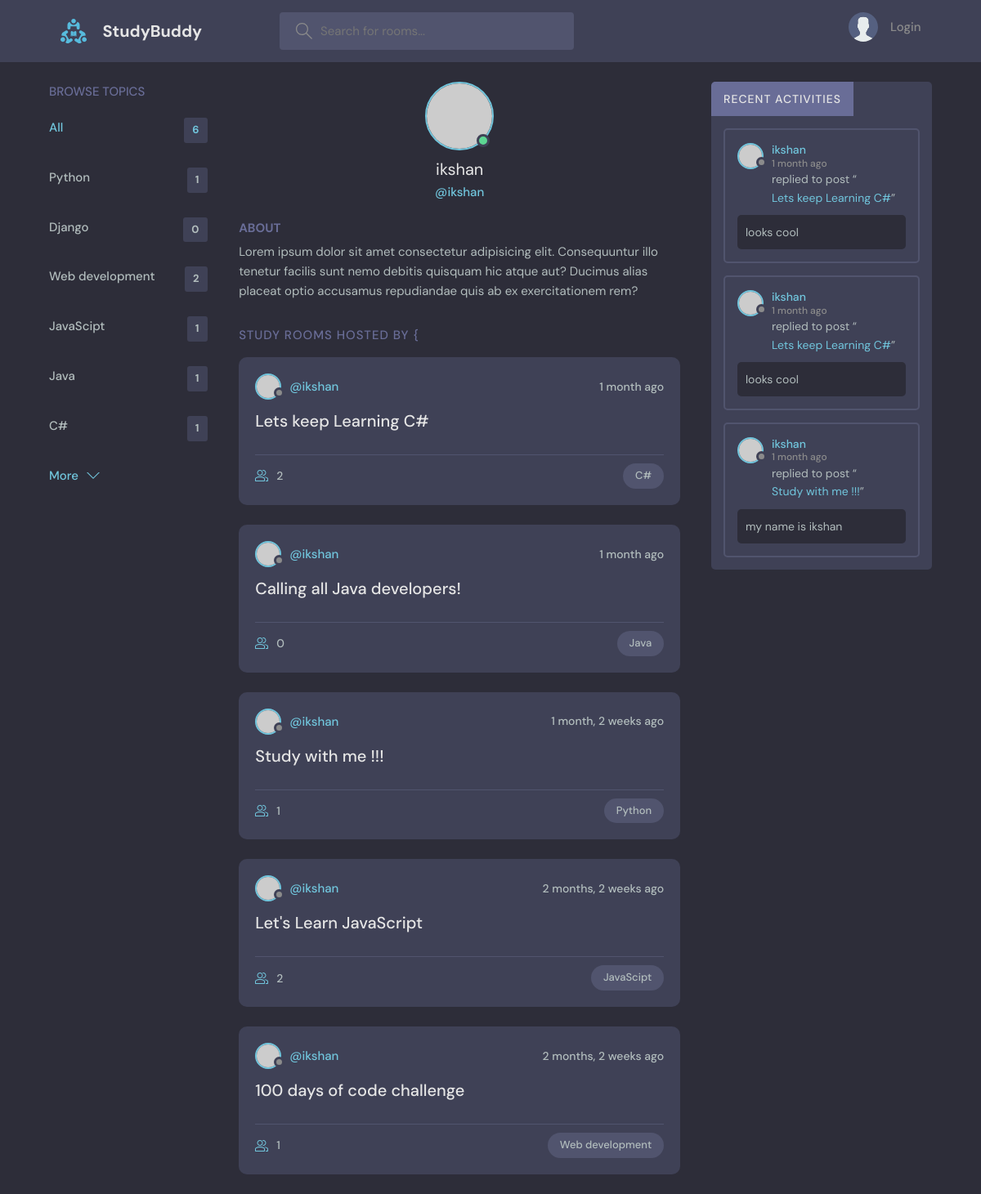
Page /profile/1/ on the committed database.
### base/models.py (models this page shows, shortened)
class Topic(models.Model):
    name = models.CharField(max_length=200)

class Room(models.Model):
    host = models.ForeignKey(User, on_delete=models.SET_NULL, null=TRUE)
    topic = models.ForeignKey(Topic, on_delete=models.SET_NULL, null=TRUE)# A room can have only one topic
    name=models.CharField(max_length=200)
    description=models.TextField(null=True, blank = True) #black =true means that if we make it a form then this feild can still be empty and not give any error
    participants =  models.ManyToManyField(User, related_name='participants', blank=True) #we are creating a many to many field
    updated= models.DateTimeField(auto_now=True) # auto now = true takes a snapshot everytime we save
    created = models.DateTimeField(auto_now_add=True)# auto now add= true takes only the snapshot at the first instance and after that even if we save again, it wont take another snapshot
    class Meta:
        ordering = ['-updated','-created'] #we do this to make sure that when we opst anything using the room_frm, the newst thingy comes at the top
    def __str__(self):
        return self.name

class Message(models.Model): #the chatbot messages model
    user = models.ForeignKey(User, on_delete=models.CASCADE)
    room =  models.ForeignKey(Room, on_delete=models.CASCADE) #this establishes a relationship between the parent model i.e the room and a child model which in this case is the message model, and ondelete we are cascading it i.e deleting all the messages if a room is deleted
    body = models.TextField()
    updated = models.DateTimeField(auto_now=True)
    created = models.DateTimeField(auto_now_add=True)
    class Meta:
        ordering = ['-updated','-created']
    def __str__(self):
        return self.body[0:50]

### base/views.py (the view)
# urls.py: path('profile/<str:pk>/',views.userProfile, name="user-profile"),
def userProfile(request, pk):
    user = User.objects.get(id = pk)
    rooms = user.room_set.all() #remember we can get all the children of a specific object by doing the model name and then underscore set and then whatever we want there so in this case we're getting all of them, in this case parent is the user and children are the rooms that are linked with the particular user
    room_messages = user.message_set.all()
    topics = Topic.objects.all()
    context = {'user':user, 'rooms':rooms, 'topics':topics,'room_messages':room_messages}
    return render(request,'base/profile.html',context)

### base/templates/base/profile.html (shortened to what this page needs)
{% extends 'main.html' %}
{% block content %}
  <main class="profile-page layout layout--3">
    <div class="container">
      {% include 'base/topics_component.html' %}
      <div class="roomList">
        <div class="profile">
          <div class="profile__avatar">
            <div class="avatar avatar--large active">
              <img src="https://randomuser.me/api/portraits/men/11.jpg" />
            </div>
          </div>
          <div class="profile__info">
            <h3>{{user.username}}</h3>
            <p>@{{user.username}}</p>
          </div>
          <div class="profile__about">
            <h3>About</h3>
            <p>
              Lorem ipsum dolor sit amet consectetur adipisicing elit. Consequuntur illo tenetur
              facilis sunt nemo debitis quisquam hic atque aut? Ducimus alias placeat optio
              accusamus repudiandae quis ab ex exercitationem rem?
            </p>
          </div>
        </div>
        <div class="roomList__header">
          <div>
            <h2>Study Rooms Hosted by {</a>
            </h2>
          </div>
        </div>
      {% include 'base/feed_component.html' %}
      </div>
      {% include 'base/activity_component.html' %}
    </div>
  </main>
{% endblock content %}

### base/templates/base/topics_component.html
<div class="topics">
  <div class="topics__header">
    <h2>Browse Topics</h2>
  </div>
  <ul class="topics__list">
    <li>
      <a href="{% url 'home' %}" class="active">All <span>{{topics.count}}</span></a>
    </li>
    {% for topic in topics %}
    <li>
      <a href="{% url 'home'  %}?q={{topic.name}}">{{topic.name}}<span>{{topic.room_set.all.count}}</span></a>
    </li>
    {% endfor %}
  </ul>
  <a class="btn btn--link" href="{% url 'topics' %}">
    More
    <svg
      version="1.1"
      xmlns="http://www.w3.org/2000/svg"
      width="32"
      height="32"
      viewBox="0 0 32 32"
    >
      <title>chevron-down</title>
      <path d="M16 21l-13-13h-3l16 16 16-16h-3l-13 13z"></path>
    </svg>
  </a>
</div>

### base/templates/base/feed_component.html (shortened to what this page needs)
{% for room in rooms %}
<div class="roomListRoom">
    <div class="roomListRoom__header">
      <a href="{% url 'user-profile' room.host.id %}" class="roomListRoom__author">
        <div class="avatar avatar--small">
          <img src="https://randomuser.me/api/portraits/women/11.jpg" />
        </div>
        <span>@{{room.host.username}}</span>
      </a>
      <div class="roomListRoom__actions">
        <span>{{room.created|timesince}} ago</span>
      </div>
    </div>
    <div class="roomListRoom__content">
      <a href="{% url 'room' room.id %}">{{room.name}}</a>
    </div>
    <div class="roomListRoom__meta">
      <a href="{% url 'room' room.id %}" class="roomListRoom__joined">
        {{room.participants.all.count}}
      </a>
      <p class="roomListRoom__topic">{{room.topic.name}}</p>
    </div>
</div>
{% endfor %}

### base/templates/base/activity_component.html (shortened to what this page needs)
<div class="activities">
  <a href="{% url 'activities' %}">
    <div class="activities__header">
      <h2>Recent Activities</h2>
    </div>
  </a>
  {% for message in room_messages %}
  <div class="activities__box">
    <div class="activities__boxHeader roomListRoom__header">
      <a href="{% url 'user-profile' message.user.id %}" class="roomListRoom__author">
        <div class="avatar avatar--small">
          <img src="https://randomuser.me/api/portraits/women/11.jpg" />
        </div>
        <p>
          {{message.user}}
          <span>{{message.created|timesince}} ago</span>
        </p>
      </a>
    </div>
    <div class="activities__boxContent">
      <p>
        replied to post “<a href="{% url 'room' message.room.id %}">{{message.room.name}}</a
        >”
      </p>
      <div class="activities__boxRoomContent">
        {{message.body}}
      </div>
    </div>
  </div>
  {% endfor %}
</div>

### rows in the picture
Topic: name "Python", room_set.all.count "1"
Topic: name "Django", room_set.all.count "0"
Topic: name "Web development", room_set.all.count "2"
Topic: name "JavaScipt", room_set.all.count "1"
Topic: name "Java", room_set.all.count "1"
Topic: name "C#", room_set.all.count "1"
Room: host.username "ikshan", created "1 month", name "Lets keep Learning C#", participants.all.count "2", topic.name "C#"
Room: host.username "ikshan", created "1 month", name "Calling all Java developers!", participants.all.count "0", topic.name "Java"
Room: host.username "ikshan", created "1 month, 2 weeks", name "Study with me !!!", participants.all.count "1", topic.name "Python"
Room: host.username "ikshan", created "2 months, 2 weeks", name "Let's Learn JavaScript", participants.all.count "2", topic.name "JavaScipt"
Room: host.username "ikshan", created "2 months, 2 weeks", name "100 days of code challenge", participants.all.count "1", topic.name "Web development"
Message: user "ikshan", created "1 month", room.name "Lets keep Learning C#", body "looks cool"
Message: user "ikshan", created "1 month", room.name "Lets keep Learning C#", body "looks cool"
Message: user "ikshan", created "1 month", room.name "Study with me !!!", body "my name is ikshan"

### other values in the picture
{{ topics.count }} "6"
{{ user.username }} "ikshan"
